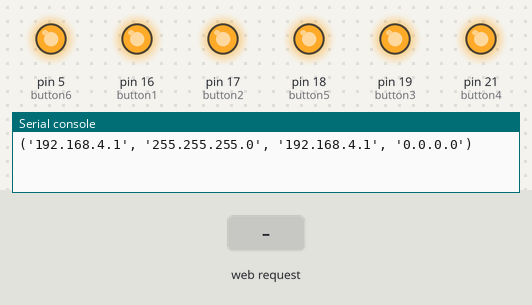
A program run on a simulated MicroPython board. Parts: output pins drawn as LEDs (lit = HIGH), the last lines printed to the serial console. Inputs (shaded band) come from the test bench.

Above: at 1.2 s.
1.3 s: HTTP request GET /?button1=ON received
At 2.5 s:
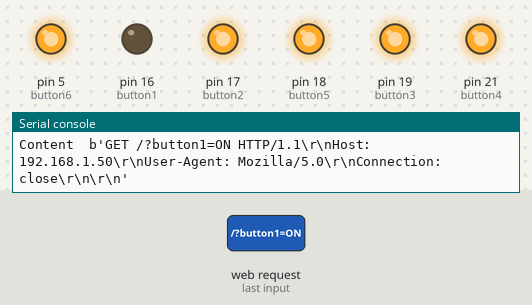
2.8 s: HTTP request GET /?button2=ON received
At 3.7 s:
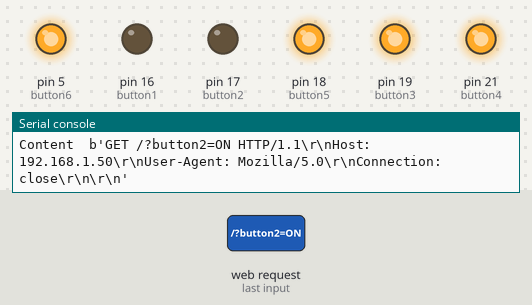
4.3 s: HTTP request GET /?button1=OFF received
At 4.9 s:
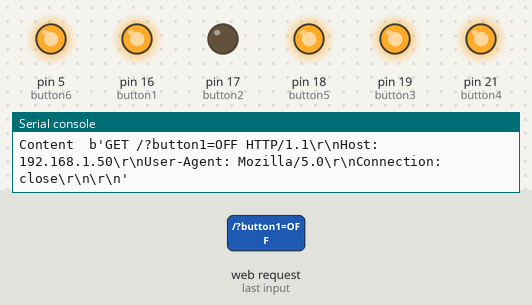
5.8 s: HTTP request GET /?button3=ON received
At 7.2 s:
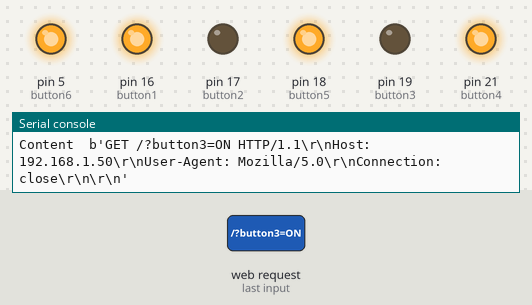
Timing chart, 0 to 13.3 s (numbered marks = the images above; inputs shaded):
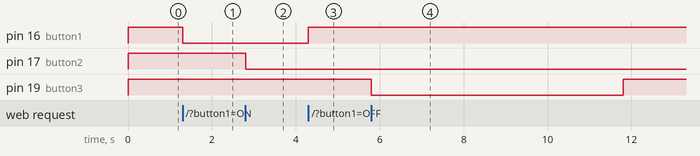

The program:

m1.py
```python
import machine
import usocket as socket
import time
import network


timeout = 0 # WiFi Connection Timeout variable

#wifi = network.WLAN(network.STA_IF)
wifi = network.WLAN(network.AP_IF)


# Restarting WiFi

wifi.config(essid = 'SMART',password = '@1971#bd.gov.rafi',authmode = network.AUTH_WPA_WPA2_PSK)
print(wifi.ifconfig())


# HTML Document

html='''<!DOCTYPE html>
<html lang="en">
<head>

  <meta charset="UTF-8">
  <meta http-equiv="X-UA-Compatible" content="IE=edge">
  <meta name="viewport" content="width=device-width, initial-scale=1.0">

  <title>Smart Webserver</title>


<style>
.l2 {
  background-color: white;
  color: black;
  border: 6px solid #0b45b3;

  background-color: #32b336; /* Green */
  border: none;
  color: white;
  padding: 16px 32px;
  text-align: center;
  text-decoration: none;
  display: inline-block;
  font-size: 16px;
  margin: 4px 2px;
  border-radius: 16px;
  transition-duration: 0.4s;
  cursor: pointer;


}

.l2:hover {
  background-color: #008CBA;
  color: white;
}

.l3 {
  background-color: white;
  color: black;
  border: 6px solid #0b45b3;

  background-color: #32b336; /* Green */
  border: none;
  color: rgba(255, 255, 255, 0.952);
  padding: 16px 42px;
  text-align: center;
  text-decoration: none;
  display: inline-block;
  font-size: 20px;
  margin: 4px 2px;
  border-radius: 18px;
  transition-duration: 0.4s;
  cursor: pointer;


}

.l3:hover {
  background-color: #008CBA;
  color: white;
}


body{
  background-color: rgb(255, 166, 0);
}

</style>

</head>
<body>


<center><h1 class="b2" > Smart Webserver </h1></center>
<form>
<center>
<h3> F </h3>
<button class="l2" name="button1" value='ON' type='submit'>  ON </button>
<button class="l2" name="button1" value='OFF' type='submit'> OFF </button>
<h3>AERATOR</h3>
<button class="l2" name="button2" value='ON' type='submit'>  ON </button>
<button class="l2" name="button2"  value='OFF' type='submit'> OFF </button>
<h3> SUPLIER </h3>
<button class="l3" name="button3" value='ON' type='submit'>  Feed_Suplier </button>
<!-- <button class="l2" name="button3" value='OFF' type='submit'> OFF </button> -->
<h3> PUMP </h3>
<button class="l2" name="button4" value='ON' type='submit'>  ON </button>
<button class="l2" name="button4" value='OFF' type='submit'> OFF </button>

<h3> BULB </h3>
<button class="l2" name="button5" value='ON' type='submit'>  ON </button>
<button class="l2" name="button5" value='OFF' type='submit'> OFF </button>

<h3> BUTTON6 </h3>
<button class="l2" name="button6" value='ON' type='submit'>  ON </button>
<button class="l2" name="button6" value='OFF' type='submit' > OFF </button>


<h4 class="ktsc">Powered by ASIDDAU ALAL KUFFAR</h4>

</center>

</body>
</html>
'''

# Output Pin Declaration
button1 = machine.Pin(16,machine.Pin.OUT)
button1.value(1)

button2 = machine.Pin(17,machine.Pin.OUT)
button2.value(1)

button3 = machine.Pin(19,machine.Pin.OUT)
button3.value(1)

button4 = machine.Pin(21,machine.Pin.OUT)
button4.value(1)

button5 = machine.Pin(18,machine.Pin.OUT)
button5.value(1)


button6 = machine.Pin(5,machine.Pin.OUT)
button6.value(1)

# Initialising Socket
s = socket.socket(socket.AF_INET,socket.SOCK_STREAM) # AF_INET - Internet Socket, SOCK_STREAM - TCP protocol

Host = '' # Empty means, it will allow all IP address to connect
Port = 80 # HTTP port
s.bind(('',80)) # Host,Port

s.listen(5) # It will handle maximum 5 clients at a time

# main loop
while True:
  connection_socket,address=s.accept() # Storing Conn_socket & address of new client connected
  print("Got a connection from ", address)
  request=connection_socket.recv(1024) # Storing Response coming from client
  print("Content ", request) # Printing Response
  request=str(request) # Coverting Bytes to String
  # Comparing & Finding Postion of word in String
  button1_ON =request.find('/?button1=ON')
  button1_OFF =request.find('/?button1=OFF')

  button2_ON =request.find('/?button2=ON')
  button2_OFF =request.find('/?button2=OFF')

  button3_ON =request.find('/?button3=ON')
  button3_OFF =request.find('/?button3=OFF')

  button4_ON =request.find('/?button4=ON')
  button4_OFF =request.find('/?button4=OFF')

  button5_ON =request.find('/?button5=ON')
  button5_OFF =request.find('/?button5=OFF')

  button6_ON =request.find('/?button6=ON')
  button6_OFF =request.find('/?button6=OFF')

  if(button1_ON==6):
    button1.value(0)
  if(button1_OFF==6):
    button1.value(1)

  if(button2_ON==6):
    button2.value(0)
  if(button2_OFF==6):
    button2.value(1)

  if(button3_ON==6):
    t=6 # 6 seconds
    button3.value(0)
    time.sleep(t)
    button3.value(1)

  if(button3_OFF==6):
    button3.value(1)

  if(button4_ON==6):
    button4.value(0)
  if(button4_OFF==6):
    button4.value(1)

  if(button5_ON==6):
    button5.value(0)
  if(button5_OFF==6):
    button5.value(1)

  if(button6_ON==6):
    button6.value(0)
  if(button6_OFF==6):
    button6.value(1)

  # Sending HTML document in response everytime to all connected clients
  response=html
  connection_socket.send(response)

  #Closing the socket
  connection_socket.close()
```

Measured:
- after the input at 1.3 s, pin 16 (button1): HIGH → LOW at once
- after the input at 2.8 s, pin 17 (button2): HIGH → LOW at once
- after the input at 4.3 s, pin 16 (button1): LOW → HIGH at once
- after the input at 5.8 s, pin 19 (button3): HIGH → LOW at once, → HIGH 6.0 s later
